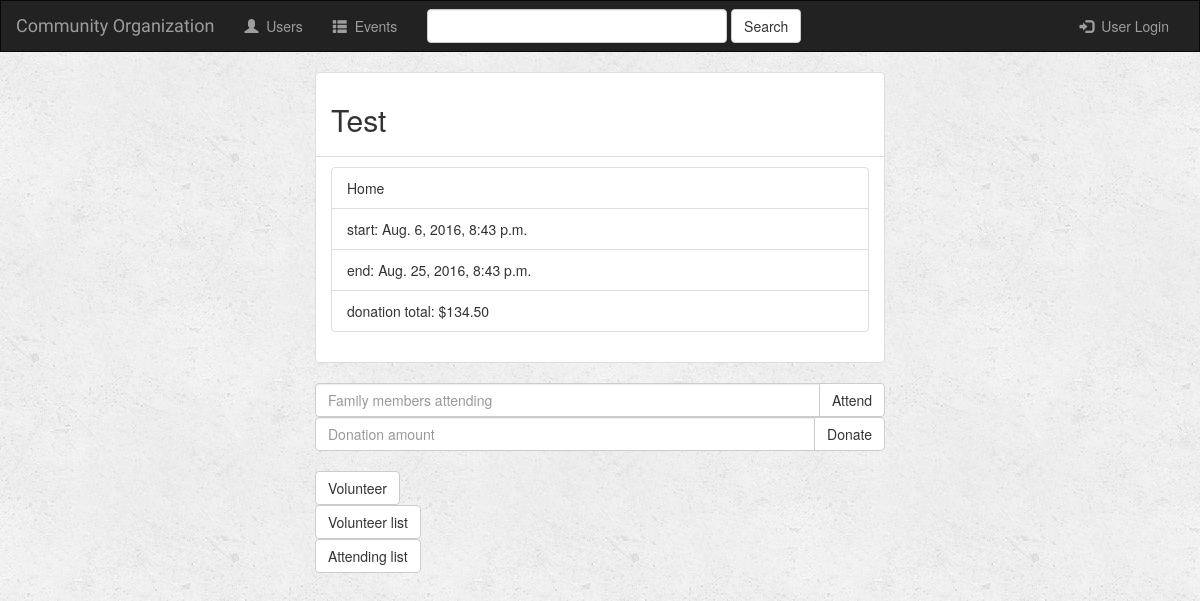
Page /events/1/ on the earlier database version.
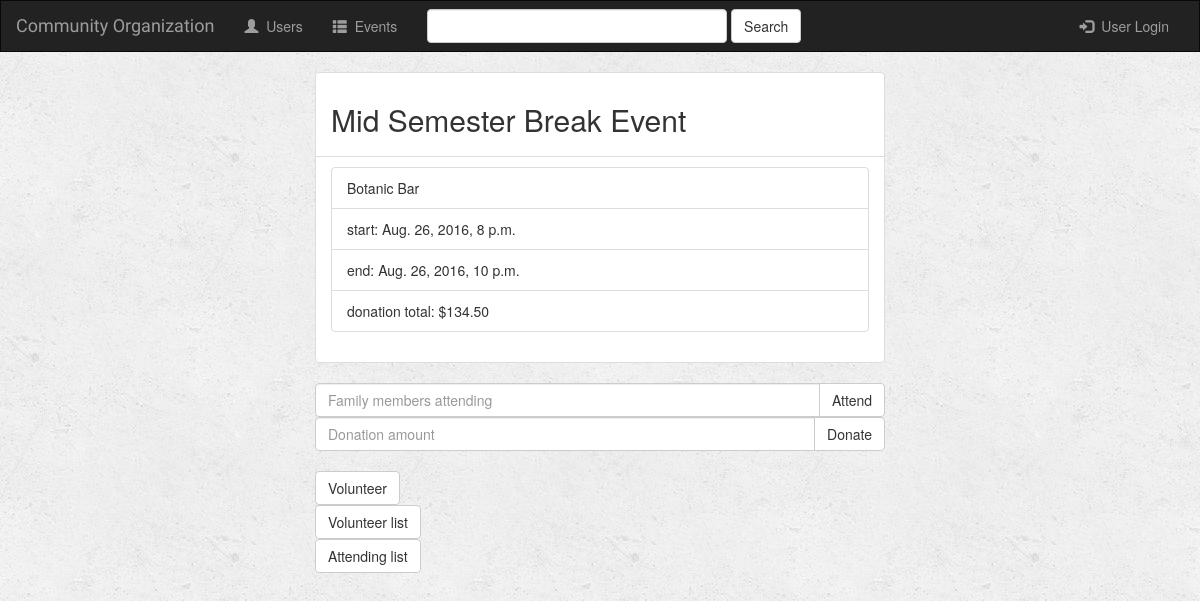
Same page on the later database version.
### events/models.py (models this page shows, shortened)
class Event(models.Model):
    event_name = models.CharField(max_length=100)
    event_location = models.CharField(max_length=500)
    event_cost = models.DecimalField(max_digits=7, decimal_places=2, default=0.0)
    start_date = models.DateTimeField('start date')
    end_date = models.DateTimeField('end date')

### events/views.py (the view)
# urls.py: url(r'^(?P<event_id>[0-9]+)/$', views.event_view, name='event_view'),
def event_view(request, event_id):
    try:
        event = Event.objects.get(id=event_id)
        donation = event_donation_total(event)
        is_attending = None
        is_volunteering = None
        if request.user.is_authenticated:
            data = UserData.objects.get(user=request.user)
            is_attending = Event.objects.filter(userattending__user=data, id=event_id).exists()
            is_volunteering = Event.objects.filter(userdata__user=request.user).exists()
    except Event.DoesNotExist:
        raise Http404("Event does not exist")
    context = {
        'event': event,
        'donation': donation,
        'user': request.user,
        'is_attending': is_attending,
        'is_volunteering': is_volunteering,
    }
    return render(request, 'events/eventPage.html', context)

### events/utils.py (called while the page is built)
def event_donation_total(event):
	donations = 0
	for event_donation in UserDonation.objects.filter(event=event):
		donations += event_donation.donation
	return donations

### events/templates/events/eventPage.html (shortened to what this page needs)
{% extends 'events/base.html' %}
{% block body %}
    <div class="container-fluid">
        <div class="row">
            <div class="col-md-6 col-md-offset-3">
                <ul class="list-group">
                    <li class="list-group-item"><h2 class="form-signin-heading">{{ event.event_name }}</h2></li>
                    <li class="list-group-item">
                        <ul class="list-group">
                            <li class="list-group-item">{{ event.event_location }}</li>
                            <li class="list-group-item">start: {{ event.start_date }}</li>
                            <li class="list-group-item">end: {{ event.end_date }}</li>
                            <li class="list-group-item">donation total: ${{ donation }}</li>
                        </ul>
                    </li>
                </ul>
            </div>
        </div>
        <div class="row">
            <div class="col-md-6 col-md-offset-3">
                <form action="{% url 'event_attend_view' event.id %}" method="post" class="form">
                    <div class="input-group">
                        <input type="number" name="amount" class="form-control"
                               placeholder="Family members attending"><br>
                        <span class="input-group-btn">
    					<button type="submit" name="submit" class="btn btn-default">Attend</button>
    				</span>
                    </div>
                </form>
                <form action="{% url 'event_donate_view' event.id %}" method="post" class="form">
                    <div class="input-group">
                        <input type="number" step="0.01" name="amount" class="form-control"
                               placeholder="Donation amount"><br>
                        <span class="input-group-btn">
					    <button type="submit" name="submit" class="btn btn-default">Donate</button>
				    </span>
                    </div>
                </form>
                <form action="{% url 'event_volunteer_view' event.id %}">
                    <button type="submit" name="submit" class="btn btn-default">Volunteer</button>
                </form>
                <form action="{% url 'event_volunteer_list_view' event.id %}">
                    <button type="submit" name="submit" class="btn btn-default">Volunteer list</button>
                </form>
                <form action="{% url 'event_attendee_list_view' event.id %}">
                    <button type="submit" name="submit" class="btn btn-default">Attending list</button>
                </form>
            </div>
        </div>
    </div>
{% endblock %}

### events/templates/events/base.html (shortened to what this page needs)
{% load notifications_tags %}
<!DOCTYPE html>
<html lang="en">
<head>
    {% load staticfiles %}
    <link rel="stylesheet" href="https://maxcdn.bootstrapcdn.com/bootstrap/3.3.7/css/bootstrap.min.css">
    <link rel="stylesheet" type="text/css" href="{% static 'style.css' %}"/>
    <link rel="stylesheet" type="text/css" href="{% static 'custom_style.css' %}"/>
</head>
<body>
<nav class="navbar navbar-inverse">
    <div class="container-fluid">
        <div class="navbar-header">
            <a class="navbar-brand" href="{% url 'event_list_view' %}">Community Organization</a>
        </div>
        <div class="collapse navbar-collapse" id="topNavBar">
            <ul class="nav navbar-nav">
                <li class="{% block user_active %}{% endblock %}"><a href="{% url 'user_view' %}"><span class="glyphicon glyphicon-user" aria-hidden="true"></span>&nbsp; Users</a></li>
                <li class="{% block event_list %}{% endblock %}"><a href="{% url 'event_list_view' %}"><span class="glyphicon glyphicon-th-list" aria-hidden="true"></span>&nbsp; Events</a></li>
            </ul>
            <form class="navbar-form navbar-left" role="search" method="get" action="{% url 'event_list_view' %}">
                <div class="form-group">
                    <input type="text" class="form-control" name="q" value="{{ request.GET.q }}">
                </div>
                <button type="submit" class="btn btn-default">Search</button>
            </form>
            <ul class="nav navbar-nav navbar-right">
                {% if user.is_authenticated %}
                    <li>
                        <a href="#">
                            Welcome, {{ user.username }}
                        </a>
                    </li>
                    <li>
                        <a href="#" class="dropdown-toggle" type="button" data-toggle="dropdown">
                            {% notifications_unread %} Notifications
                            <span class="caret"></span>
                        </a>
                        <ul class="dropdown-menu">
                            <li class="dropdown-header">Recent</li>
                            {% if notify_list %}
                                {% for notify in notify_list %}
                                    <li><a href="#">
                                        {{ notify.actor }}
                                        {{ notify.verb }}
                                        {{ notify.target }}
                                    </a></li>
                                {% endfor %}
                            {% else %}
                                <li><a href="#">No notifications</a></li>
                            {% endif %}
                            <li class="divider"></li>
                            <li class="dropdown-header">More</li>
                            <li><a href="{% url 'notifications:all' %}">View all</a></li>
                            <li>
                                <form action="{% url 'event_mark_all_view' %}" method="post" id="view_all">
                                    {% csrf_token %}
                                    <button class="btn btn-default" type="submit">Mark All as Read</button>
                                </form>
                            </li>
                        </ul>
                    </li>
                    <li>
                        <a href="{% url 'user_logout_view' %}">
                            <span class="glyphicon glyphicon-off" aria-hidden="true"></span>&nbsp; Logout
                        </a>
                    </li>
                {% else %}
                <li class="{% block user_login_active %}{% endblock %}">
                    <a href="{% url 'user_login_view' %}">
                        <span class="glyphicon glyphicon-log-in" aria-hidden="true"></span>&nbsp; User Login
                    </a>
                </li>
                {% endif %}
            </ul>
        </div>
    </div>
</nav>
{% block body %}
{% endblock %}
</body>
</html>

### events/static/style.css (style rules this page uses)
body { background: white url("images/background.png"); }
.navbar { border-radius: 0; }
.navbar-brand { font-family: 'Satisfy', cursive; }

### events/static/custom_style.css (style rules this page uses)
* { margin: 0; padding: 0; }
.form-group > .form-control { width: 25vw; max-width: 480px; }

Differences in the rows shown:
changed Event: event_name "Test" → "Mid Semester Break Event"; event_location "Home" → "Botanic Bar"; start_date "Aug. 6, 2016, 8:43 p.m." → "Aug. 26, 2016, 8 p.m."; end_date "Aug. 25, 2016, 8:43 p.m." → "Aug. 26, 2016, 10 p.m."
